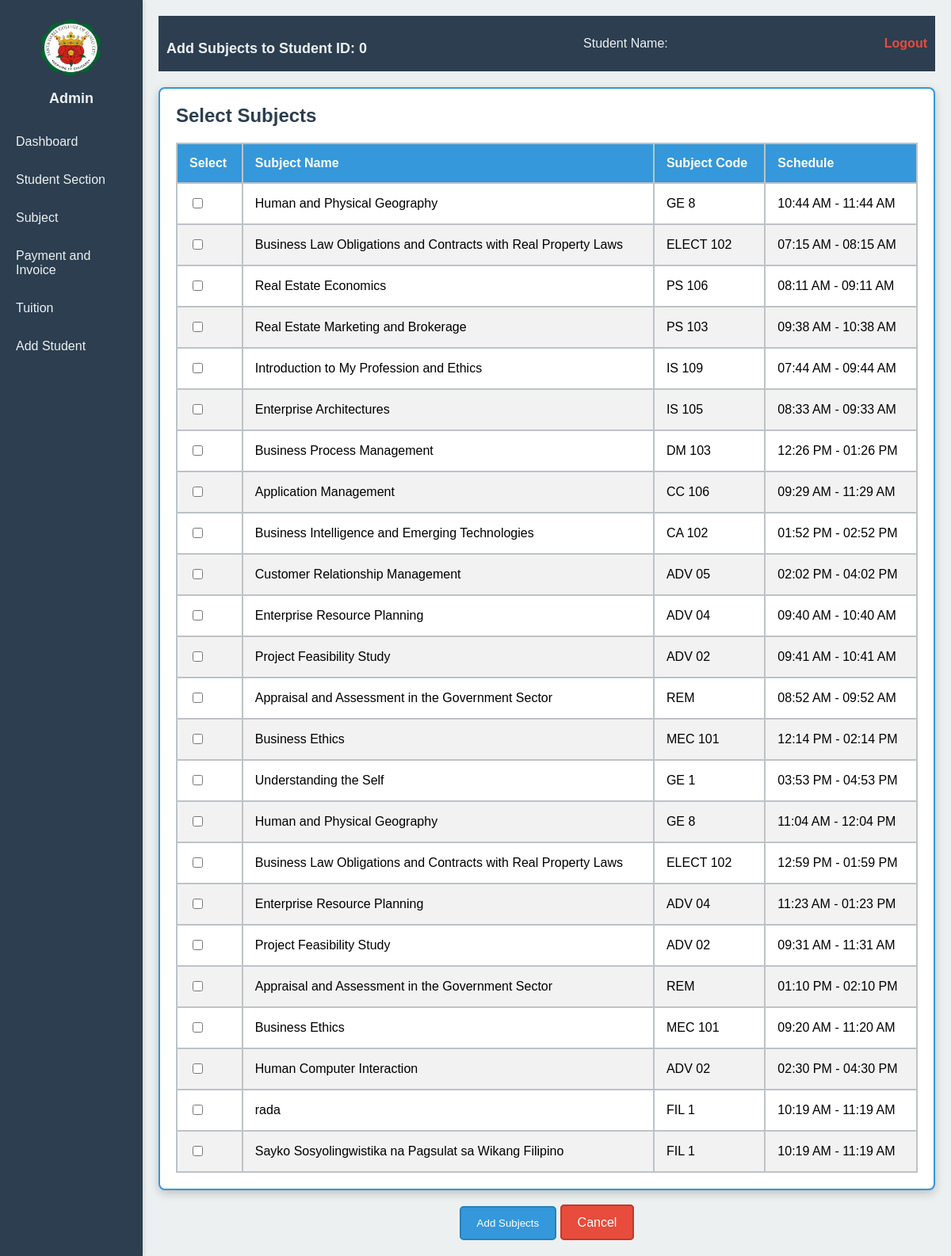
/admin/add_subject.php (signed in), run on the app's committed database.
### tables this page shows
CREATE TABLE `subjects` (
  `id` int(11) NOT NULL,
  `code` varchar(20) NOT NULL,
  `name` varchar(255) NOT NULL,
  `description` varchar(50) DEFAULT NULL,
  `teacher` varchar(255) DEFAULT NULL,
  `schedule` text DEFAULT NULL
);

### admin/add_subject.php (the view, shortened to what this page needs)
<?php
$servername = "localhost";
$username = "root";
$password = "";
$dbname = "school_db";
$conn = new mysqli($servername, $username, $password, $dbname);
$subjects = [];
$student_id = isset($_GET['id']) ? intval($_GET['id']) : 0;
$student_name = '';
$subjectQuery = "SELECT * FROM subjects";
if ($subjectStmt = $conn->prepare($subjectQuery)) {
    $subjectStmt->execute();
    $subjectResult = $subjectStmt->get_result();
    while ($subject = $subjectResult->fetch_assoc()) {
        $subjects[] = $subject;
    }
} else {
    echo "Error preparing subject query: " . $conn->error;
}
?>
<!DOCTYPE html>
<html lang="en">
<head>
    <link rel="stylesheet" href="../css/sidebar.css">
    <link rel="stylesheet" href="../css/add_subject.css">
</head>
<body>
    <div class="sidebar">
        <div class="admin-section">
            <img src="../images/SCHOOL_LOGO.jpg" alt="Admin">
            <h2>Admin</h2>
        </div>
        <ul>
            <li><a href="admin.php">Dashboard</a></li>
            <li><a href="students.php">Student Section</a></li>
            <li><a href="subject_section.php">Subject</a></li>
            <li><a href="payment.php">Payment and Invoice</a></li>
			<li><a href="Tuition.php">Tuition</a></li>
            <li><a href="add_student.php">Add Student</a></li>
        </ul>
    </div>
    <div class="content">
        <div class="header">
            <h1>Add Subjects to Student ID: <?php echo htmlspecialchars($student_id); ?></h1>
            <p>Student Name: <?php echo htmlspecialchars($student_name); ?></p>
            <a href="../logout.php" class="logout">Logout</a>
        </div>
        <form action="add_subject.php?id=<?php echo htmlspecialchars($student_id); ?>" method="POST">
            <div class="form-container">
                <h2>Select Subjects</h2>
                <?php if (!empty($subjects)): ?>
                    <table>
                        <thead>
                            <tr>
                                <th>Select</th>
                                <th>Subject Name</th>
                                <th>Subject Code</th>
                                <th>Schedule</th>
                            </tr>
                        </thead>
                        <tbody>
                            <?php foreach ($subjects as $subject): ?>
                                <tr>
                                    <td>
                                        <label>
                                            <input type="checkbox" name="subjects[]" value="<?php echo htmlspecialchars($subject['code']); ?>">
                                        </label>
                                    </td>
                                    <td><?php echo htmlspecialchars($subject['name']); ?></td>
                                    <td><?php echo htmlspecialchars($subject['code']); ?></td>
                                    <td><?php echo htmlspecialchars($subject['schedule']); ?></td>
                                </tr>
                            <?php endforeach; ?>
                        </tbody>
                    </table>
                <?php else: ?>
                    <p>No subjects available.</p>
                <?php endif; ?>
            </div>
            <div class="btn-toolbar">
                <button type="submit" class="btn-save">Add Subjects</button>
                <a href="students.php" class="btn-cancel">Cancel</a>
            </div>
        </form>
    </div>
</body>
</html>

### css/sidebar.css (style rules this page uses)
body, html { padding: 0; font-family: 'Arial', sans-serif; font-size: 16px; }
.sidebar { width: 180px; background-color: #2c3e50; color: #ecf0f1; height: 100vh; position: fixed; display: flex; flex-direction: column; align-items: center; top: 0; left: 0; box-shadow: 2px 0 5px rgba(0,0,0,0.1); }
.sidebar .admin-section { text-align: center; padding: 20px; }
.sidebar .admin-section img { border-radius: 50%; width: 80px; height: 80px; margin-bottom: 10px; }
.sidebar .admin-section h2 { font-size: 18px; margin: 0; }
.sidebar ul { list-style: none; padding: 0; width: 100%; margin: 0; }
.sidebar ul li { width: 100%; }
.sidebar ul li a { display: block; padding: 15px 20px; color: #ecf0f1; transition: background-color 0.3s; text-decoration: none; }

### css/add_subject.css (style rules this page uses)
body { font-family: Arial, sans-serif; margin: 0; padding: 0; display: flex; height: 100vh; overflow: hidden; background-color: #ecf0f1; }
a { text-decoration: none; color: inherit; }
h1 { font-size: 18px; margin-bottom: 0; }
.content { margin-left: 180px; padding: 20px; flex-grow: 1; overflow-y: auto; box-sizing: border-box; }
.header { display: flex; justify-content: space-between; align-items: center; background-color: #2c3e50; padding: 10px; color: #ecf0f1; flex-shrink: 0; }
.header a.logout { color: #e74c3c; font-weight: bold; }
.form-container { background-color: #fff; padding: 20px; border-radius: 8px; box-shadow: 0 4px 12px rgba(0, 0, 0, 0.2); max-width: 1000px; margin: 20px auto; border: 2px solid #3498db; }
.form-container h2 { margin-top: 0; color: #2c3e50; }
.btn-toolbar { text-align: center; margin-top: 20px; }
.btn-toolbar .btn-save { background-color: #3498db; color: #fff; padding: 12px 20px; border: 2px solid #2980b9; border-radius: 5px; cursor: pointer; transition: background-color 0.3s, border-color 0.3s; }
.btn-toolbar .btn-cancel { background-color: #e74c3c; color: #fff; padding: 12px 20px; border: 2px solid #c0392b; border-radius: 5px; cursor: pointer; transition: background-color 0.3s, border-color 0.3s; }
table { width: 100%; border-collapse: collapse; }
table thead { position: sticky; top: 0; background-color: #ecf0f1; z-index: 1; }
table th, table td { padding: 15px; text-align: left; border: 2px solid #bdc3c7; }
table th { background-color: #3498db; color: #fff; font-weight: bold; }
table tbody tr:nth-child(even) { background-color: #f2f2f2; }

### data on the page
subjects: name "Human and Physical Geography", code "GE 8", schedule "10:44 AM - 11:44 AM"
subjects: name "Business Law Obligations and Contracts with Real Property Laws", code "ELECT 102", schedule "07:15 AM - 08:15 AM"
subjects: name "Real Estate Economics", code "PS 106", schedule "08:11 AM - 09:11 AM"
subjects: name "Real Estate Marketing and Brokerage", code "PS 103", schedule "09:38 AM - 10:38 AM"
subjects: name "Introduction to My Profession and Ethics", code "IS 109", schedule "07:44 AM - 09:44 AM"
subjects: name "Enterprise Architectures", code "IS 105", schedule "08:33 AM - 09:33 AM"
subjects: name "Business Process Management", code "DM 103", schedule "12:26 PM - 01:26 PM"
subjects: name "Application Management", code "CC 106", schedule "09:29 AM - 11:29 AM"
subjects: name "Business Intelligence and Emerging Technologies", code "CA 102", schedule "01:52 PM - 02:52 PM"
subjects: name "Customer Relationship Management", code "ADV 05", schedule "02:02 PM - 04:02 PM"
subjects: name "Enterprise Resource Planning", code "ADV 04", schedule "09:40 AM - 10:40 AM"
subjects: name "Project Feasibility Study", code "ADV 02", schedule "09:41 AM - 10:41 AM"
subjects: name "Appraisal and Assessment in the Government Sector", code "REM", schedule "08:52 AM - 09:52 AM"
subjects: name "Business Ethics", code "MEC 101", schedule "12:14 PM - 02:14 PM"
subjects: name "Understanding the Self", code "GE 1", schedule "03:53 PM - 04:53 PM"
subjects: name "Human and Physical Geography", code "GE 8", schedule "11:04 AM - 12:04 PM"
subjects: name "Business Law Obligations and Contracts with Real Property Laws", code "ELECT 102", schedule "12:59 PM - 01:59 PM"
subjects: name "Enterprise Resource Planning", code "ADV 04", schedule "11:23 AM - 01:23 PM"
subjects: name "Project Feasibility Study", code "ADV 02", schedule "09:31 AM - 11:31 AM"
subjects: name "Appraisal and Assessment in the Government Sector", code "REM", schedule "01:10 PM - 02:10 PM"
subjects: name "Business Ethics", code "MEC 101", schedule "09:20 AM - 11:20 AM"
subjects: name "Human Computer Interaction", code "ADV 02", schedule "02:30 PM - 04:30 PM"
subjects: name "rada", code "FIL 1", schedule "10:19 AM - 11:19 AM"
subjects: name "Sayko Sosyolingwistika na Pagsulat sa Wikang Filipino", code "FIL 1", schedule "10:19 AM - 11:19 AM"

### other printed values
$student_id "0"
